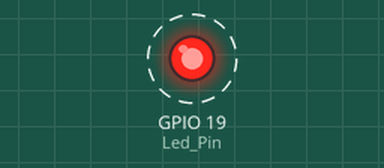
Recording of a sketch running on a simulated ESP32. Shown: output pins drawn as LEDs (lit = HIGH). Dashed ring = blinking.

Above: at 0.2 s.
Timing chart, 0 to 3.0 s (numbered marks = the images above):
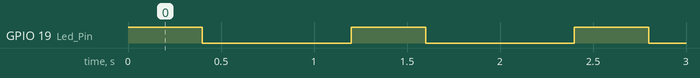

The sketch:

26.ino
```cpp
//definição do pino de LED

#define Led_Pin 19

void setup() {
  // configura o pino como saída
  Serial.begin(115200);
  pinMode(Led_Pin, OUTPUT);
}

void loop() {
  digitalWrite(Led_Pin, HIGH);
  delay(400); // espera
  digitalWrite(Led_Pin, LOW);
  delay(800); // espera
}
```

Measured:
- by itself, GPIO 19 (Led_Pin): alternates HIGH for 0.40 s and LOW for 0.80 s
